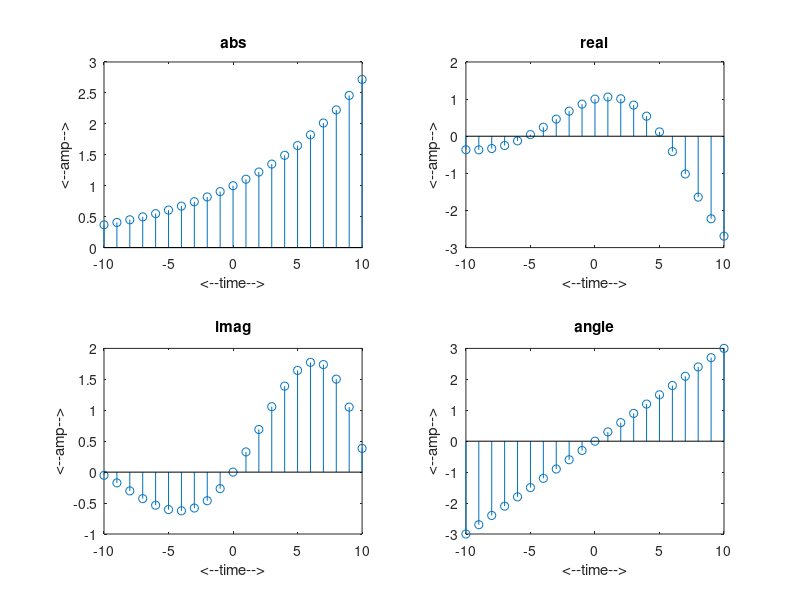

MATLAB code for this plot:
clc;
clear all;
close all;
 
n=-10:10;
a=0.1+0.3i;
x=exp(a.*n);
 
a=abs(x);
b=real(x);
c=imag(x);
d=angle(x);
 
subplot(221);
stem(n,a);
title('abs');
xlabel('<--time-->');
ylabel('<--amp-->');
 
subplot(222);
stem(n,b);
title('real');
xlabel('<--time-->');
ylabel('<--amp-->');
 
subplot(223);
stem(n,c);
title('imag');
xlabel('<--time-->');
ylabel('<--amp-->');
 
subplot(224);
stem(n,d);
title('angle');
xlabel('<--time-->');
ylabel('<--amp-->');
